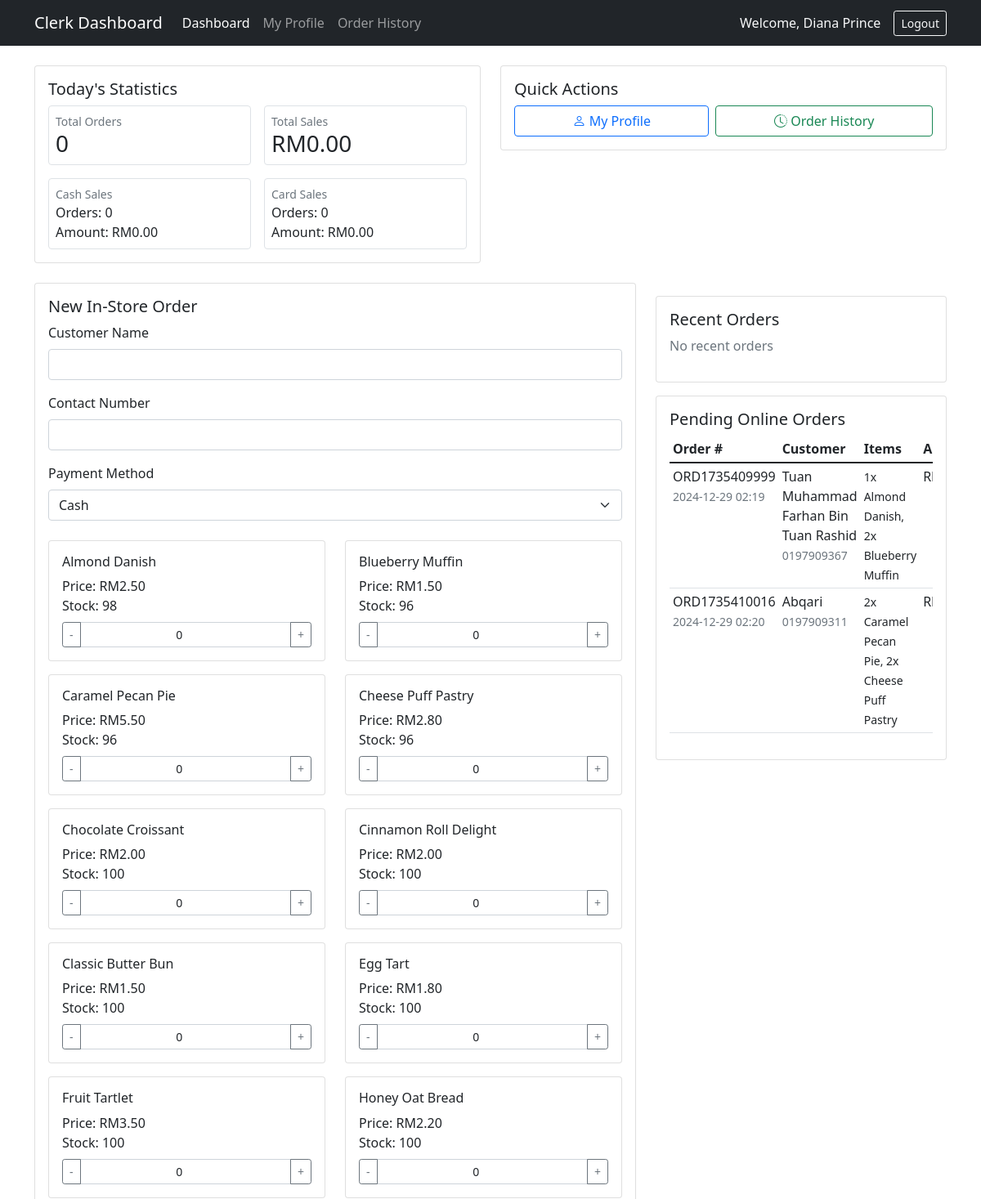
The page /clerk_dashboard.php (signed in, upper part) on the database as committed earlier.
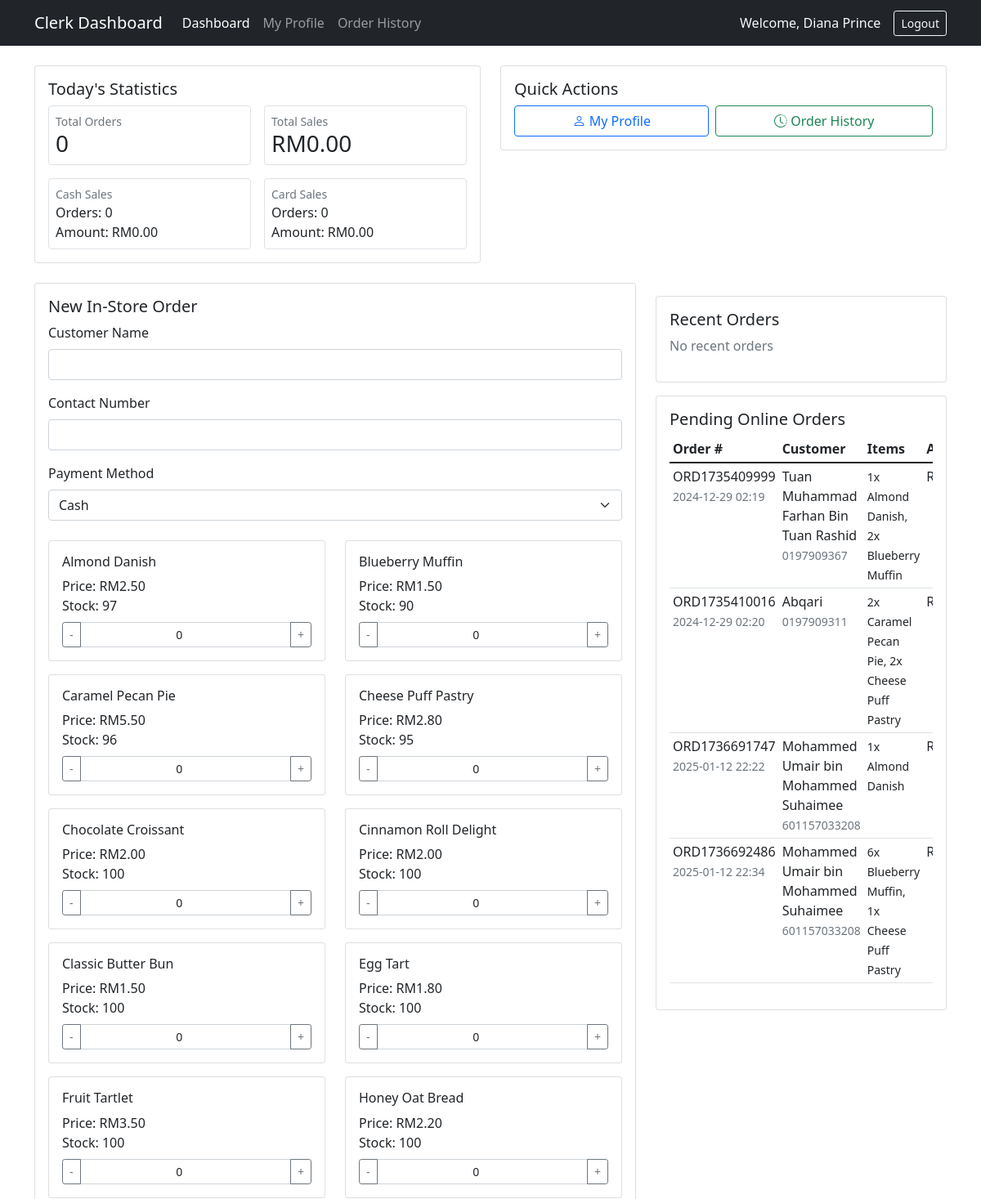
The same page on the database as committed later.
### tables this page shows
CREATE TABLE `inventory` (
  `id` int(11) NOT NULL,
  `product_name` varchar(200) NOT NULL,
  `description` text DEFAULT NULL,
  `category` varchar(50) NOT NULL,
  `unit_price` decimal(10,2) NOT NULL,
  `stock_level` int(11) NOT NULL,
  `reorder_point` int(11) NOT NULL,
  `status` enum('active','inactive') DEFAULT 'active',
  `created_at` timestamp NOT NULL DEFAULT current_timestamp(),
  `updated_at` timestamp NOT NULL DEFAULT current_timestamp() ON UPDATE current_timestamp()
);

CREATE TABLE `orders` (
  `id` int(11) NOT NULL,
  `guest_id` int(11) NOT NULL,
  `order_number` varchar(20) NOT NULL,
  `order_date` datetime NOT NULL,
  `total_amount` decimal(10,2) NOT NULL,
  `status` enum('pending','processing','completed','cancelled') NOT NULL DEFAULT 'pending',
  `payment_method` enum('cash','card','online') NOT NULL,
  `payment_status` enum('pending','paid','failed') NOT NULL DEFAULT 'pending',
  `delivery_address` text DEFAULT NULL,
  `order_type` enum('in-store','online') NOT NULL,
  `clerk_id` int(11) DEFAULT NULL,
  `notes` text DEFAULT NULL,
  `created_at` timestamp NOT NULL DEFAULT current_timestamp()
);

CREATE TABLE `guest` (
  `id` int(11) NOT NULL,
  `fullname` varchar(200) NOT NULL,
  `contact` varchar(100) NOT NULL,
  `address` text NOT NULL,
  `email` varchar(200) NOT NULL,
  `password` varchar(255) NOT NULL,
  `salt` varchar(64) NOT NULL,
  `type` tinyint(1) NOT NULL DEFAULT 3 COMMENT '1=SalesSV, 2=Clerks, 3=Guest',
  `date_created` datetime NOT NULL DEFAULT current_timestamp(),
  `employee_id` varchar(20) DEFAULT NULL
);

### clerk_dashboard.php (the view, shortened to what the changed rows need)
<?php
require_once 'db_connection.php';
$stmt = $conn->prepare("SELECT * FROM inventory WHERE status = 'active' AND stock_level > 0 ORDER BY category, product_name");
$stmt->execute();
$products = $stmt->get_result()->fetch_all(MYSQLI_ASSOC);
$categorized_products = [];
foreach ($products as $product) {
    $categorized_products[$product['category']][] = $product;
}
$stmt = $conn->prepare("
    SELECT
        o.id,
        o.order_number,
        o.order_date,
        o.total_amount,
        o.payment_method,
        g.fullname as customer_name,
        g.contact as customer_contact,
        GROUP_CONCAT(
            CONCAT(oi.quantity, 'x ', i.product_name)
            SEPARATOR ', '
        ) as items
    FROM orders o
    LEFT JOIN order_items oi ON o.id = oi.order_id
    LEFT JOIN inventory i ON oi.product_id = i.id
    LEFT JOIN guest g ON o.guest_id = g.id
    WHERE o.status = 'pending'
    AND o.order_type = 'online'
    GROUP BY o.id
    ORDER BY o.order_date ASC
");
$stmt->execute();
$pending_orders = $stmt->get_result()->fetch_all(MYSQLI_ASSOC);
?>
<!DOCTYPE html>
<html>
<head>
    <link href="https://cdn.jsdelivr.net/npm/bootstrap@5.1.3/dist/css/bootstrap.min.css" rel="stylesheet">
    <link href="https://cdn.jsdelivr.net/npm/bootstrap-icons@1.7.2/font/bootstrap-icons.css" rel="stylesheet">
</head>
<body>
    <div class="container mt-4">
        <div class="row">
            <div class="col-md-8">
                <div class="card">
                    <div class="card-body">
                        <form method="POST" id="orderForm" class="new-order-form">
                            <?php foreach ($categorized_products as $category => $products): ?>
                                <div class="row">
                                    <?php foreach ($products as $product): ?>
                                        <div class="col-md-6 mb-3">
                                            <div class="card">
                                                <div class="card-body">
                                                    <h6><?php echo htmlspecialchars($product['product_name']); ?></h6>
                                                    <p class="mb-2">
                                                        Price: RM<?php echo number_format($product['unit_price'], 2); ?><br>
                                                        Stock: <?php echo $product['stock_level']; ?>
                                                    </p>
                                                    <div class="input-group">
                                                        <button type="button" class="btn btn-outline-secondary btn-sm" onclick="decrementQuantity(<?php echo $product['id']; ?>)">-</button>
                                                        <input type="number" class="form-control form-control-sm text-center quantity-input"
                                                               name="quantity[<?php echo $product['id']; ?>]"
                                                               value="0" min="0" max="<?php echo $product['stock_level']; ?>"
                                                               data-price="<?php echo $product['unit_price']; ?>"
                                                               onchange="updateTotal()">
                                                        <button type="button" class="btn btn-outline-secondary btn-sm" onclick="incrementQuantity(<?php echo $product['id']; ?>)">+</button>
                                                    </div>
                                                </div>
                                            </div>
                                        </div>
                                    <?php endforeach; ?>
                                </div>
                            <?php endforeach; ?>
                        </form>
                    </div>
                </div>
            </div>
            <div class="col-md-4">
                <div class="card mt-3">
                    <div class="card-body">
                        <?php if (empty($pending_orders)): ?>
                            <p class="text-muted">No pending orders</p>
                        <?php else: ?>
                            <div class="table-responsive">
                                <table class="table table-sm">
                                    <thead>
                                        <tr>
                                            <th>Order #</th>
                                            <th>Customer</th>
                                            <th>Items</th>
                                            <th>Amount</th>
                                        </tr>
                                    </thead>
                                    <tbody>
                                        <?php foreach ($pending_orders as $order): ?>
                                            <tr>
                                                <td>
                                                    <?php echo htmlspecialchars($order['order_number']); ?><br>
                                                    <small class="text-muted">
                                                        <?php echo date('Y-m-d H:i', strtotime($order['order_date'])); ?>
                                                    </small>
                                                </td>
                                                <td>
                                                    <?php echo htmlspecialchars($order['customer_name']); ?><br>
                                                    <small class="text-muted">
                                                        <?php echo htmlspecialchars($order['customer_contact']); ?>
                                                    </small>
                                                </td>
                                                <td><small><?php echo htmlspecialchars($order['items']); ?></small></td>
                                                <td>RM<?php echo number_format($order['total_amount'], 2); ?></td>
                                            </tr>
                                        <?php endforeach; ?>
                                    </tbody>
                                </table>
                            </div>
                        <?php endif; ?>
                    </div>
                </div>
            </div>
        </div>
    </div>
</body>
</html>

Rows that differ between the two databases and show on the page:
changed inventory "Almond Danish": stock_level "98" → "97"
changed inventory "Blueberry Muffin": stock_level "96" → "90"
changed inventory "Cheese Puff Pastry": stock_level "96" → "95"
added orders: order_number "ORD1736691747", order_date "2025-01-12 22:22", guest.fullname "Mohammed Umair bin Mohammed Suhaimee", guest.contact "601157033208", items "1x Almond Danish"
added orders: order_number "ORD1736692486", order_date "2025-01-12 22:34", guest.fullname "Mohammed Umair bin Mohammed Suhaimee", guest.contact "601157033208", items "6x Blueberry Muffin, 1x Cheese Puff Pastry"
